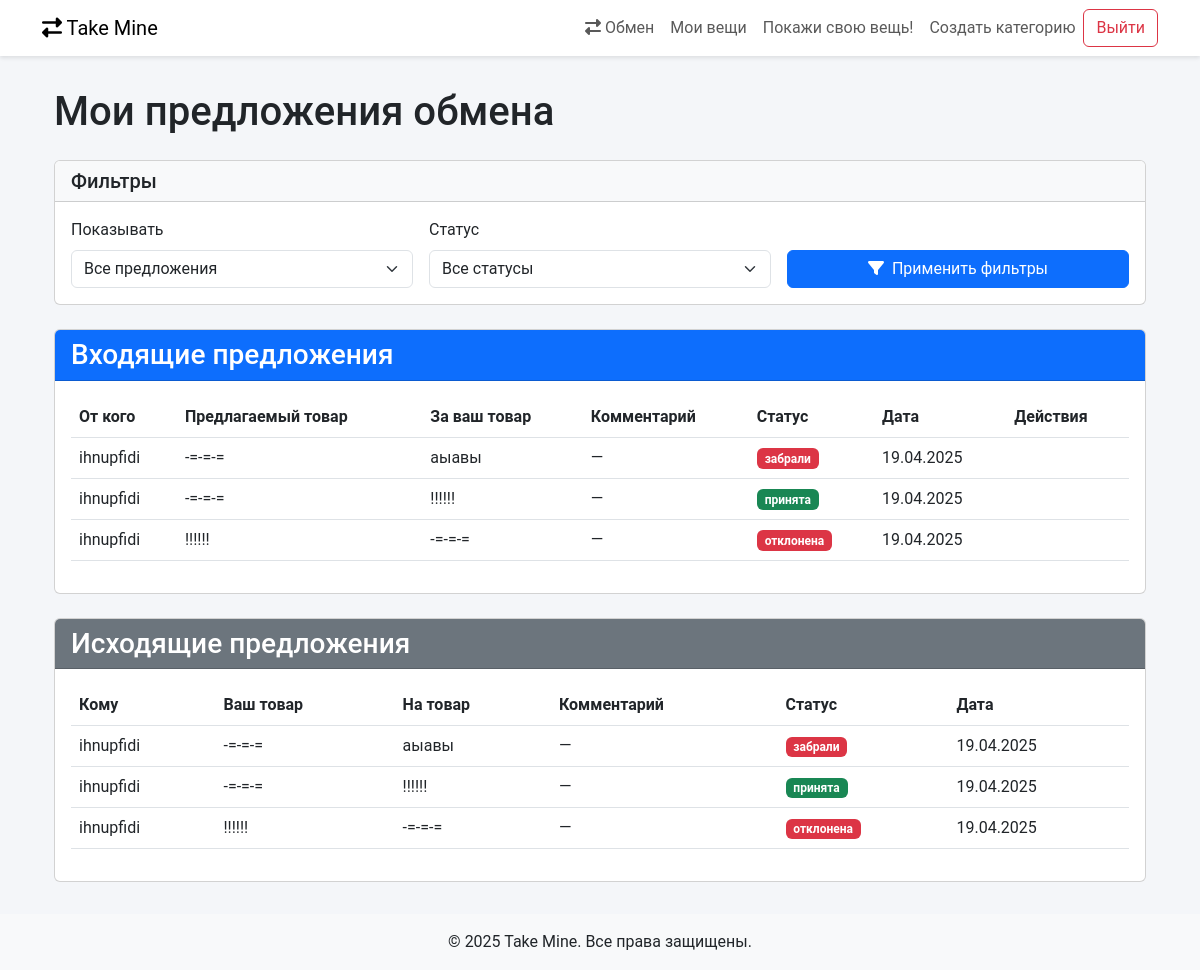
The app's page /exchanges/ (signed in), older data.
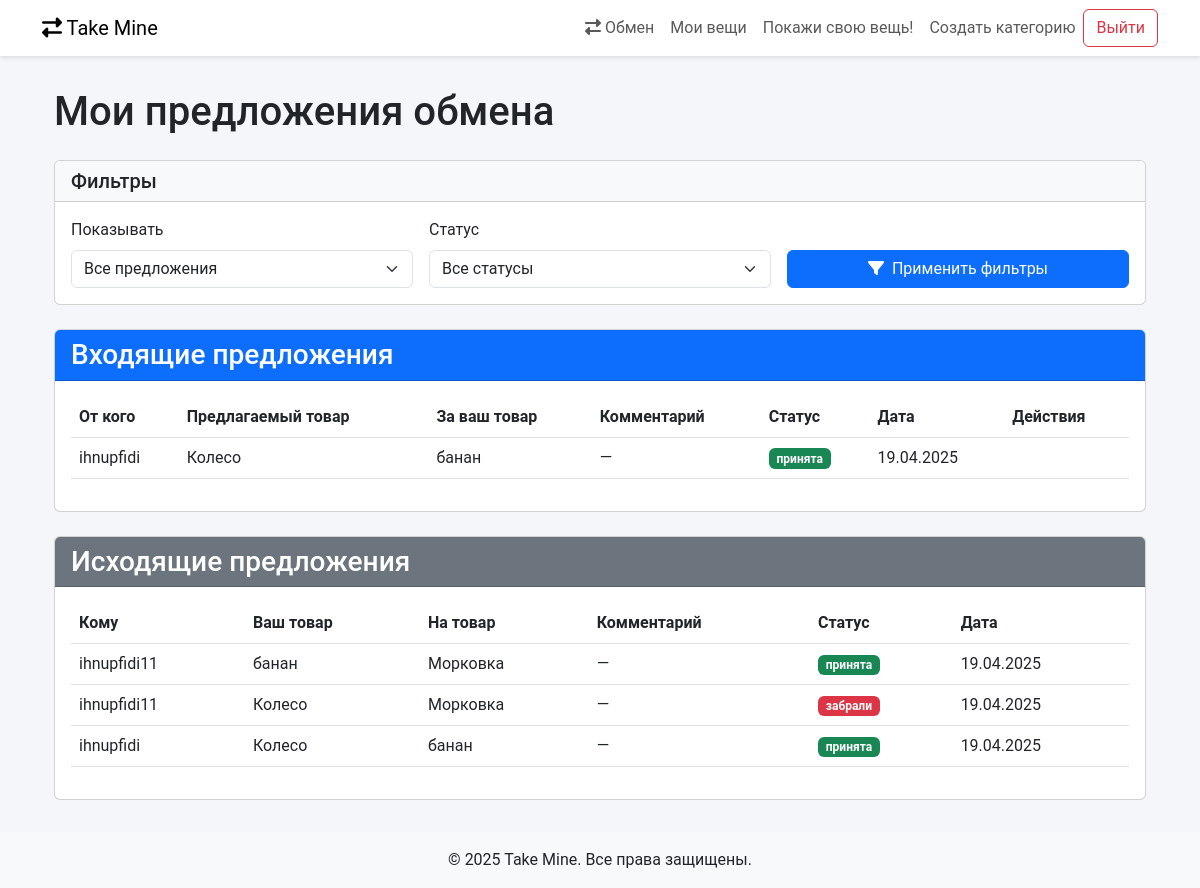
The same page, newer data.
### app/models.py (models this page shows, shortened)
class ExchangeProposal(models.Model):
    STATUS_CHOICES = [
        ('ожидает', 'Ожидает'),
        ('принята', 'Принята'),
        ('отклонена', 'Отклонена'),
        ('забрали', 'Забрали'), # так надо!
    ]
    ad_sender = models.ForeignKey(Item, on_delete=models.CASCADE, related_name='sent_proposals') # отправитель
    ad_receiver = models.ForeignKey(Item, on_delete=models.CASCADE, related_name='received_proposals') # получатель
    comment = models.TextField(blank=True, null=True)
    status = models.CharField(max_length=20, choices=STATUS_CHOICES, default='ожидает')
    created_at = models.DateTimeField(auto_now_add=True)
    class Meta:
        verbose_name = "Предложение обмена"
        verbose_name_plural = "Предложения обмена"
        ordering = ['-created_at']

class Item(models.Model):
    CONDITION_CHOICES = [
        ('new', 'Новый'),
        ('used', 'Б/у'),
        ('for_parts', 'На запчасти')
    ]
    user = models.ForeignKey(User, on_delete=models.CASCADE, related_name='items')
    title = models.CharField(max_length=200)
    description = models.TextField()
    image_url = models.URLField(blank=True, null=True)
    category = models.ForeignKey(Category, on_delete=models.CASCADE, related_name='items')
    condition = models.CharField(max_length=20, choices=CONDITION_CHOICES, default='used')
    created_at = models.DateTimeField(auto_now_add=True)
    class Meta:
        ordering = ['-created_at']
        verbose_name = "Вещь"
        verbose_name_plural = "Вещи"

### app/views.py (the view)
# urls.py: path('exchanges/', views.exchanges_list, name='exchanges'),
@login_required
def exchanges_list(request):
    view = request.GET.get('view', 'all')
    status = request.GET.get('status', 'all')
    sent_proposals = ExchangeProposal.objects.filter(
        ad_sender__user=request.user
    ).select_related('ad_sender', 'ad_receiver', 'ad_sender__user', 'ad_receiver__user')
    received_proposals = ExchangeProposal.objects.filter(
        ad_receiver__user=request.user
    ).select_related('ad_sender', 'ad_receiver', 'ad_sender__user', 'ad_receiver__user')
    if status != 'all':
        sent_proposals = sent_proposals.filter(status=status)
        received_proposals = received_proposals.filter(status=status)
    context = {
        'sent_proposals': sent_proposals,
        'received_proposals': received_proposals,
        'view': view,
        'status': status if status else 'all',
    }
    return render(request, 'app/exchanges_list.html', context)

### app/context_processors.py (called while the page is built)
def exchange_proposals_count(request):
    if request.user.is_authenticated:
        count = ExchangeProposal.objects.filter(
            ad_receiver__user=request.user,
            status='ожидает'
        ).count()
        return {'pending_exchanges_count': count}
    return {'pending_exchanges_count': 0}

### templates/app/exchanges_list.html (shortened to what this page needs)
{% extends 'base.html' %}
{% block content %}
<div class="container">
    <h1 class="my-4">Мои предложения обмена</h1>
    <div class="card mb-4">
        <div class="card-header bg-light">
            <h5 class="mb-0">Фильтры</h5>
        </div>
        <div class="card-body">
            <form method="get" action="{% url 'app:exchanges' %}">
                <div class="row g-3">
                    <div class="col-md-4">
                        <label for="view" class="form-label">Показывать</label>
                        <select name="view" id="view" class="form-select">
                            <option value="all" {% if view == "all" %}selected{% endif %}>Все предложения</option>
                        </select>
                    </div>
                    <div class="col-md-4">
                        <label for="status" class="form-label">Статус</label>
                        <select name="status" id="status" class="form-select">
                            <option value="all" {% if status == "all" %}selected{% endif %}>Все статусы</option>
                        </select>
                    </div>
                    <div class="col-md-4">
                        <label class="form-label">&nbsp;</label>
                        <button type="submit" class="btn btn-primary w-100">
                            <i class="fas fa-filter me-1"></i> Применить фильтры
                        </button>
                    </div>
                </div>
            </form>
        </div>
    </div>
    {% if view != "outgoing" %}
    <div class="card mb-4">
        <div class="card-header bg-primary text-white">
            <h3 class="mb-0">Входящие предложения</h3>
        </div>
        <div class="card-body">
            {% if received_proposals %}
                <div class="table-responsive">
                    <table class="table table-hover">
                        <thead>
                            <tr>
                                <th>От кого</th>
                                <th>Предлагаемый товар</th>
                                <th>За ваш товар</th>
                                <th>Комментарий</th>
                                <th>Статус</th>
                                <th>Дата</th>
                                <th>Действия</th>
                            </tr>
                        </thead>
                        <tbody>
                            {% for proposal in received_proposals %}
                                <tr>
                                    <td>{{ proposal.ad_sender.user.username }}</td>
                                    <td>{{ proposal.ad_sender.title }}</td>
                                    <td>{{ proposal.ad_receiver.title }}</td>
                                    <td>{{ proposal.comment|default:"—" }}</td>
                                    <td>
                                        <span class="badge {% if proposal.status == 'ожидает' %}bg-warning{% elif proposal.status == 'принята' %}bg-success{% else %}bg-danger{% endif %}">
                                            {{ proposal.status }}
                                        </span>
                                    </td>
                                    <td>{{ proposal.created_at|date:"d.m.Y" }}</td>
                                    <td>
                                    </td>
                                </tr>
                            {% endfor %}
                        </tbody>
                    </table>
                </div>
            {% else %}
                <div class="alert alert-info">
                    У вас пока нет входящих предложений обмена.
                </div>
            {% endif %}
        </div>
    </div>
    {% endif %}
    {% if view != "incoming" %}
    <div class="card">
        <div class="card-header bg-secondary text-white">
            <h3 class="mb-0">Исходящие предложения</h3>
        </div>
        <div class="card-body">
            {% if sent_proposals %}
                <div class="table-responsive">
                    <table class="table table-hover">
                        <thead>
                            <tr>
                                <th>Кому</th>
                                <th>Ваш товар</th>
                                <th>На товар</th>
                                <th>Комментарий</th>
                                <th>Статус</th>
                                <th>Дата</th>
                            </tr>
                        </thead>
                        <tbody>
                            {% for proposal in sent_proposals %}
                                <tr>
                                    <td>{{ proposal.ad_receiver.user.username }}</td>
                                    <td>{{ proposal.ad_sender.title }}</td>
                                    <td>{{ proposal.ad_receiver.title }}</td>
                                    <td>{{ proposal.comment|default:"—" }}</td>
                                    <td>
                                        <span class="badge {% if proposal.status == 'ожидает' %}bg-warning{% elif proposal.status == 'принята' %}bg-success{% else %}bg-danger{% endif %}">
                                            {{ proposal.status }}
                                        </span>
                                    </td>
                                    <td>{{ proposal.created_at|date:"d.m.Y" }}</td>
                                </tr>
                            {% endfor %}
                        </tbody>
                    </table>
                </div>
            {% else %}
                <div class="alert alert-info">
                    Вы пока не отправили ни одного предложения обмена.
                </div>
            {% endif %}
        </div>
    </div>
    {% endif %}
</div>
{% endblock %}

### templates/base.html (shortened to what this page needs)
<!DOCTYPE html>
<html lang="ru">
{% load static %}
<head>
    <link href="https://cdn.jsdelivr.net/npm/bootstrap@5.3.0/dist/css/bootstrap.min.css" rel="stylesheet">
    <link href="https://cdnjs.cloudflare.com/ajax/libs/font-awesome/6.4.0/css/all.min.css" rel="stylesheet">
</head>
<body>
    <nav class="navbar navbar-expand-lg navbar-light bg-white">
        <div class="container">
            <a class="navbar-brand" href="{% url 'app:index' %}">
                <i class="fas fa-exchange-alt"></i> Take Mine
            </a>
            <div class="collapse navbar-collapse" id="navbarNav">
                <ul class="navbar-nav ms-auto align-items-center">
                    {% if user.is_authenticated %}
                        <li class="nav-item">
                            <a class="nav-link position-relative" href="{% url 'app:exchanges' %}">
                                <i class="fas fa-exchange-alt"></i> Обмен
                            </a>
                        </li>
                        <li class="nav-item">
                            <a class="nav-link" href="{% url 'users:profile' user.username %}">Мои вещи</a>
                        </li>
                        <li class="nav-item">
                            <a class="nav-link" href="{% url 'app:item_create' %}">Покажи свою вещь!</a>
                        </li>
                        <li class="nav-item">
                            <a class="nav-link" href="{% url 'app:create_category' %}">Создать категорию</a>
                        </li>
                        <li class="nav-item">
                            <a class="btn btn-outline-danger" href="{% url 'users:logout' %}">Выйти</a>
                        </li>
                    {% endif %}
                </ul>
            </div>
        </div>
    </nav>
    <main class="container">
        {% block content %}{% endblock %}
    </main>
    <footer class="footer text-center">
        <div class="container">
            <p class="mb-0">© {% now "Y" %} Take Mine. Все права защищены.</p>
        </div>
    </footer>
</body>
</html>

### templates/base.html (style rules this page uses)
body { background-color: #f4f6f9; font-family: 'Roboto', sans-serif; }
.navbar { margin-bottom: 2rem; box-shadow: 0 2px 4px rgba(0,0,0,0.1); }
.footer { background-color: #f8f9fa; padding: 1rem 0; margin-top: 2rem; }

Row changes from the older to the newer data that the page shows:
removed ExchangeProposal: ad_sender.user.username "ihnupfidi", ad_sender "-=-=-=", ad_receiver "аыавы", comment "—", status "забрали", created_at "19.04.2025", ad_receiver.user.username "ihnupfidi"
removed ExchangeProposal: ad_sender.user.username "ihnupfidi", ad_sender "-=-=-=", ad_receiver "!!!!!!", comment "—", status "принята", created_at "19.04.2025", ad_receiver.user.username "ihnupfidi"
removed ExchangeProposal: ad_sender.user.username "ihnupfidi", ad_sender "!!!!!!", ad_receiver "-=-=-=", comment "—", status "отклонена", created_at "19.04.2025", ad_receiver.user.username "ihnupfidi"
added ExchangeProposal: ad_sender.user.username "ihnupfidi", ad_sender "Колесо", ad_receiver "банан", comment "—", status "принята", created_at "19.04.2025", ad_receiver.user.username "ihnupfidi"
added ExchangeProposal: ad_receiver.user.username "ihnupfidi11", ad_sender "банан", ad_receiver "Морковка", comment "—", status "принята", created_at "19.04.2025", shown under "Исходящие предложения"
added ExchangeProposal: ad_receiver.user.username "ihnupfidi11", ad_sender "Колесо", ad_receiver "Морковка", comment "—", status "забрали", created_at "19.04.2025", shown under "Исходящие предложения"
